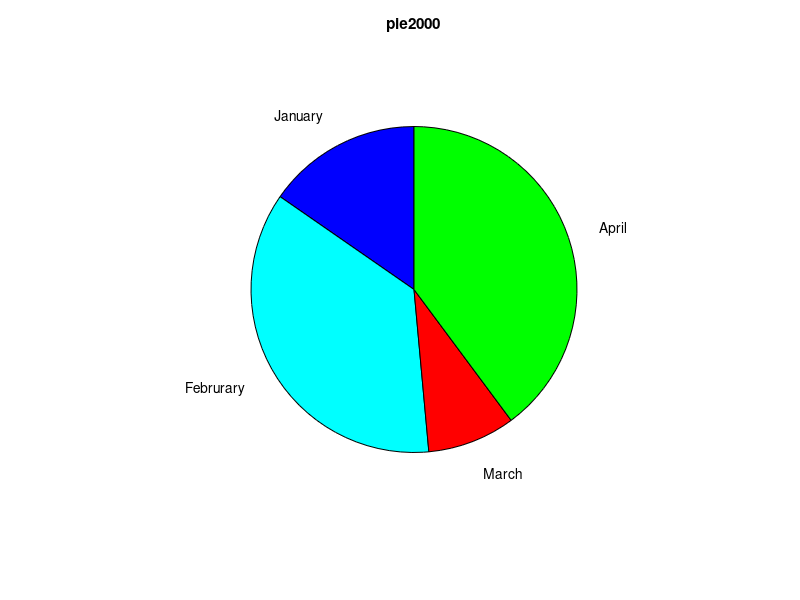
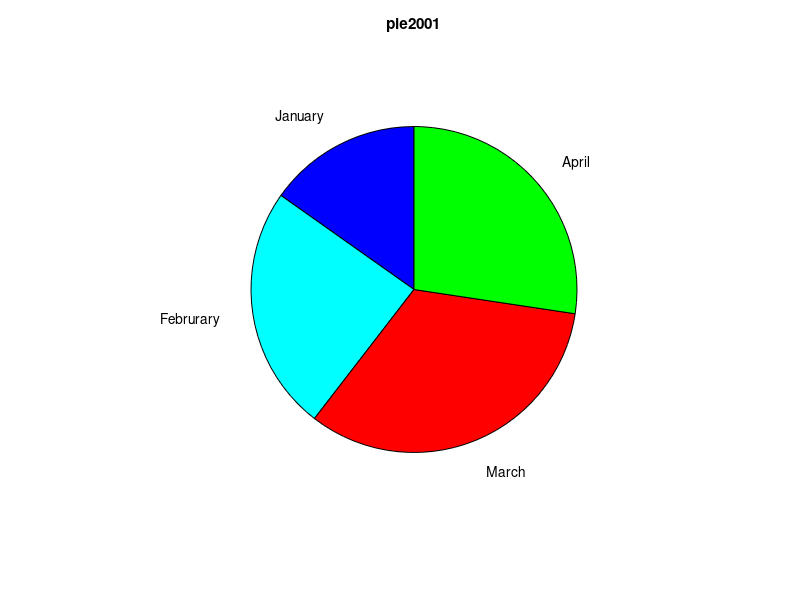
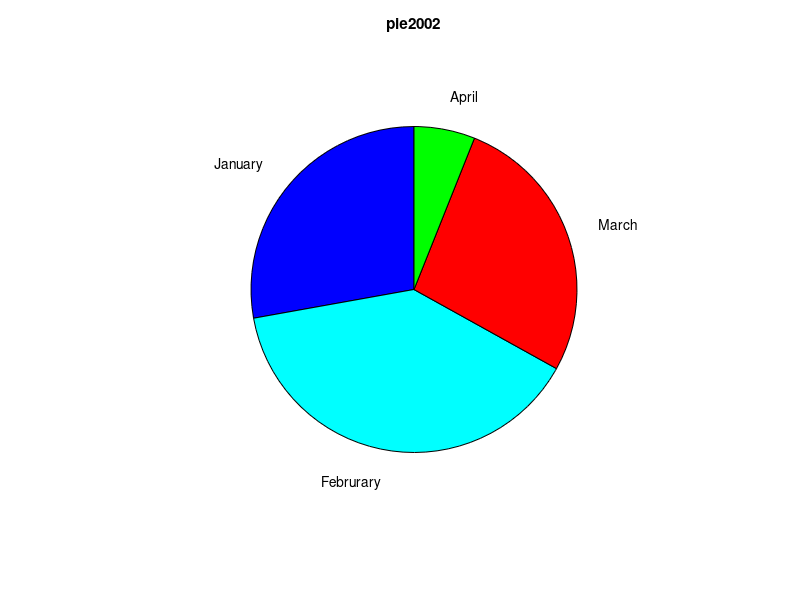
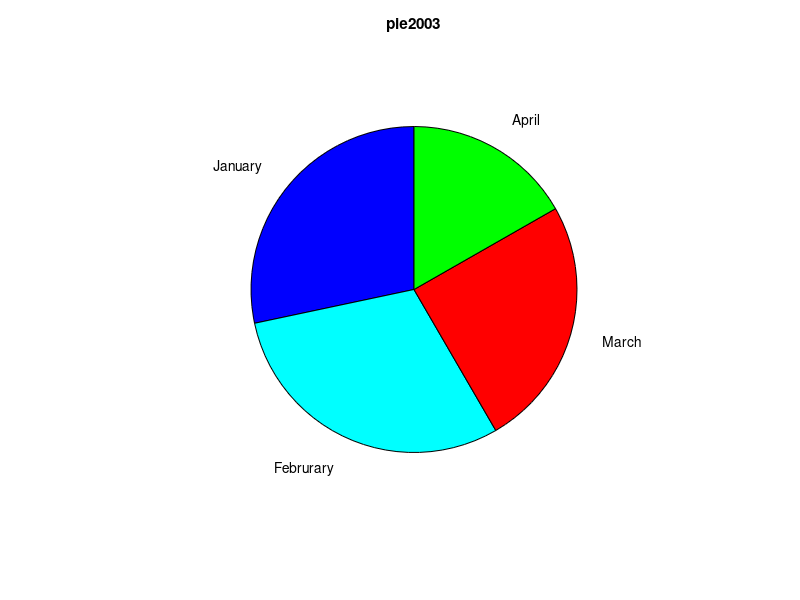

MATLAB code for these plots, in order:
clear; close all;
n = [];
year = 2000;
D = [];
dt = randi([0,100],[16,4]);
labels = {'January','Februrary','March','April'};

    
    for i = 1:16
        figure()
        D = [D;dt(i,:)];
        pie(dt(i,:),labels)
        colormap([  
                0 0 1;  %// blue
                0,1,1;  %// cyan
                1 0 0;  %// red
                0 1 0;  %// green
                ])
        yi = year+i;
        name = ['pie' num2str(yi-1)];
        n = [n;name];
        title(name)
        fname = [name '.png'];
        saveas(gcf,fname)
    end
    year = yi;


